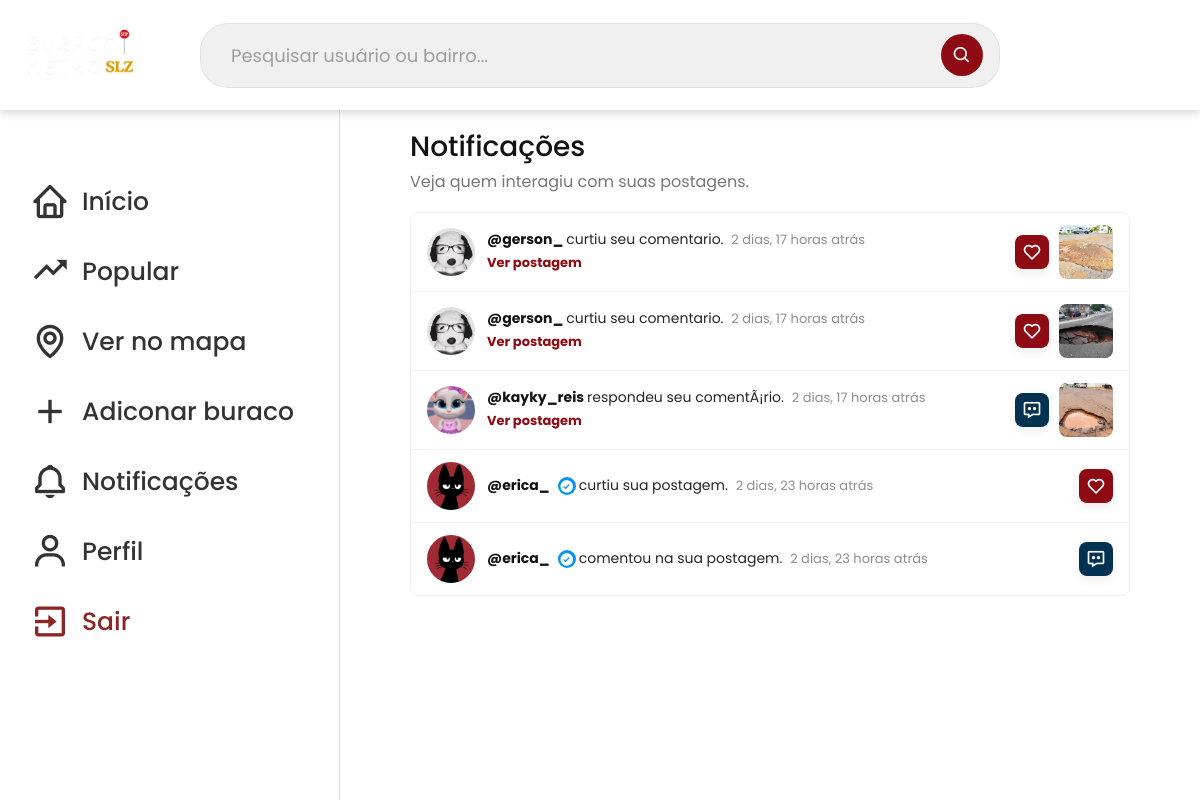
The app's page /principal/notificacoes/ (signed in) with its own data.
### principal/models.py (models this page shows, shortened)
class Notificacao(models.Model):
    TIPO_CHOICES = [
        ("like", "Curtida"),
        ("like_comentario", "Curtida em comentario"),
        ("comentario", "Comentario"),
        ("resposta_comentario", "Resposta em comentario"),
        ("remocao", "Remocao"),
    ]
    destinatario = models.ForeignKey(
        settings.AUTH_USER_MODEL,
        on_delete=models.CASCADE,
        related_name="notificacoes_recebidas"
    )
    ator = models.ForeignKey(
        settings.AUTH_USER_MODEL,
        on_delete=models.CASCADE,
        related_name="notificacoes_enviadas",
        null=True,
        blank=True
    )
    buraco = models.ForeignKey(
        "buracos.Buraco",
        on_delete=models.SET_NULL,
        related_name="notificacoes",
        null=True,
        blank=True
    )
    comentario = models.ForeignKey(
        "buracos.Comentario",
        on_delete=models.CASCADE,
        related_name="notificacoes",
        null=True,
        blank=True
    )
    tipo = models.CharField(max_length=20, choices=TIPO_CHOICES)
    mensagem = models.CharField(max_length=255)
    lida = models.BooleanField(default=False)
    created_at = models.DateTimeField(auto_now_add=True)
    class Meta:
        ordering = ["-created_at"]

### usuarios/models.py (models this page shows, shortened)
class CustomUser(AbstractUser):
    date_of_birth = models.DateField(null=True, blank=True)
    name = models.CharField(max_length=255, null=True, blank=True)
    foto = models.ImageField(upload_to='perfis/', null=True, blank=True)
    postagens_removidas_por_reporte = models.PositiveIntegerField(default=0)
    objects = UserManager()
    @property
    def verificado(self):
        if self.is_staff or self.is_superuser or self.postagens_removidas_por_reporte > 0:
            return False
        from buracos.models import Buraco
        buracos = Buraco.objects.filter(usuario=self)
        return (
            buracos.count() >= 5
            and buracos.filter(status=Buraco.STATUS_ARRUMADO).exists()
        )

### buracos/models.py (models this page shows, shortened)
class Buraco(models.Model):
    STATUS_NAO_ARRUMADO = "nao_arrumado"
    STATUS_EM_OBRA = "em_obra"
    STATUS_ARRUMADO = "arrumado"
    STATUS_CHOICES = [
        (STATUS_NAO_ARRUMADO, "Ainda nao foi arrumado"),
        (STATUS_EM_OBRA, "Em obra"),
        (STATUS_ARRUMADO, "Ja arrumado"),
    ]
    titulo = models.CharField(max_length=255)
    descricao = models.TextField()
    local = models.CharField(max_length=255)
    endereco = models.CharField(max_length=255)
    url_imagem = models.URLField(blank=True, null=True)
    imagem = models.ImageField(upload_to='buracos/', null=True, blank=True)
    tamanho = models.SmallIntegerField(default=1)
    status = models.CharField(
        max_length=20,
        choices=STATUS_CHOICES,
        default=STATUS_NAO_ARRUMADO
    )
    data_atual = models.DateTimeField(auto_now_add=True)
    created_at = models.DateTimeField(auto_now_add=True)  # Data e hora de criação (preenchido automaticamente)
    updated_at = models.DateTimeField(auto_now=True)  # Data e hora de última atualização (atualizado automaticamente)
    usuario = models.ForeignKey(settings.AUTH_USER_MODEL, on_delete=models.CASCADE, null=True, blank=True)

### principal/views.py (the view)
# urls.py: path('notificacoes/', notificacoesView, name='notificacoesView'),
@login_required
def notificacoesView(request):
    notificacoes = list(
        Notificacao.objects
        .filter(destinatario=request.user)
        .select_related("ator", "buraco", "comentario")
        .order_by("-created_at")
    )
    Notificacao.objects.filter(destinatario=request.user, lida=False).update(lida=True)
    return render(request, "principal/notificacoes.html", {
        "notificacoes": notificacoes,
    })

### principal/context_processors.py (called while the page is built)
def notificacoes_nao_lidas(request):
    if not request.user.is_authenticated:
        return {"notificacoes_nao_lidas": 0}
    return {
        "notificacoes_nao_lidas": Notificacao.objects.filter(
            destinatario=request.user,
            lida=False
        ).count()
    }

### principal/templates/principal/notificacoes.html (shortened to what this page needs)
{% extends 'principal/principal.html' %}
{% load static %}
{% block content %}
<div class="notificacoes-container">
    <div class="notificacoes-topo">
        <h1>Notificações</h1>
        <p>Veja quem interagiu com suas postagens.</p>
    </div>
    <div class="notificacoes-lista">
        {% for notificacao in notificacoes %}
            <article class="notificacao-item {% if not notificacao.lida %}nao-lida{% endif %}">
                <a class="notificacao-avatar" href="{% if notificacao.ator %}{% url 'perfilPublicoView' notificacao.ator.username %}{% else %}#{% endif %}">
                    {% if notificacao.ator and notificacao.ator.foto %}
                        <img src="{{ notificacao.ator.foto.url }}" alt="Foto de perfil">
                    {% elif notificacao.ator %}
                        <span>{{ notificacao.ator.username|slice:":1"|upper }}</span>
                    {% else %}
                        <i class='bx bx-error-circle'></i>
                    {% endif %}
                </a>
                <div class="notificacao-conteudo">
                    <p>
                        {% if notificacao.ator %}
                            <a href="{% url 'perfilPublicoView' notificacao.ator.username %}">
                                @{{ notificacao.ator.username }}
                                {% if notificacao.ator.is_staff or notificacao.ator.is_superuser %}
                                    <span class="selo-admin"><i class='bx bxs-badge-check'></i> admin</span>
                                {% elif notificacao.ator.verificado %}
                                    <span class="selo-verificado" title="Colaborador verificado"><i class='bx bxs-check-circle'></i></span>
                                {% endif %}
                            </a>
                        {% endif %}
                        {{ notificacao.mensagem }}
                        <span class="notificacao-tempo">{{ notificacao.created_at|timesince }} atrás</span>
                    </p>
                    {% if notificacao.buraco %}
                        <a class="notificacao-post-link" href="{% url 'detalheBuracoView' notificacao.buraco.id %}">
                            Ver postagem
                        </a>
                    {% endif %}
                </div>
                <div class="notificacao-direita">
                    <div class="notificacao-icone {{ notificacao.tipo }}">
                        {% if notificacao.tipo == "like" or notificacao.tipo == "like_comentario" %}
                            <i class='bx bx-heart'></i>
                        {% elif notificacao.tipo == "comentario" or notificacao.tipo == "resposta_comentario" %}
                            <i class='bx bx-message-dots'></i>
                        {% else %}
                            <i class='bx bx-error-circle'></i>
                        {% endif %}
                    </div>
                    {% if notificacao.buraco %}
                        <a class="notificacao-miniatura" href="{% url 'detalheBuracoView' notificacao.buraco.id %}">
                            {% if notificacao.buraco.imagem %}
                                <img src="{{ notificacao.buraco.imagem.url }}" alt="Postagem">
                            {% elif notificacao.buraco.url_imagem %}
                                <img src="{% static 'image-users/' %}{{ notificacao.buraco.url_imagem }}" alt="Postagem">
                            {% endif %}
                        </a>
                    {% endif %}
                </div>
            </article>
        {% empty %}
            <div class="notificacoes-vazias">
                <i class='bx bx-bell-off'></i>
                <h2>Nenhuma notificação ainda</h2>
                <p>Quando alguém curtir ou comentar suas postagens, elas aparecem aqui.</p>
            </div>
        {% endfor %}
    </div>
</div>
{% endblock %}

### paginas/static/paginas/css/principal.css (style rules this page uses)
* { font-family: "Poppins", sans-serif; margin:0; padding: 0; box-sizing: border-box; }
:root { --espacamanto-conteudo: 50px; --body-color:#ffffff; --sidebar-color: #ffffff; --primary-color: #8f0b13; --primary-color-light: #f6f5ff; --togle-color:#DDDD; --text-color: #707070; --tran-03: all 0.2s ease; --tran-03: all 0.3s ease; --tran-04: all 0.4s ease; --tran-05: all 0.5s ease; }
body { min-height: 100vh; background-color: var(--body-color); }
.selo-verificado { display: inline-flex; align-items: center; justify-content: center; width: 18px; height: 18px; margin-left: 5px; border-radius: 50%; background: #0095f6; color: #fff; font-size: 14px; line-height: 1; vertical-align: middle; }
.selo-verificado i { font-size: 15px; line-height: 1; }
.notificacoes-container { width: min(720px, 100%); margin: 0 auto; }
.notificacoes-topo { margin-bottom: 18px; }
.notificacoes-topo h1 { margin: 0; color: #111; font-size: 28px; }
.notificacoes-topo p { margin: 6px 0 0; color: #777; }
.notificacoes-lista { display: flex; flex-direction: column; background: white; border: 1px solid #eee; border-radius: 8px; overflow: hidden; }
.notificacao-item { display: flex; align-items: center; gap: 12px; background: white; padding: 12px 16px; }
.notificacao-item + .notificacao-item { border-top: 1px solid #f2f2f2; }
.notificacao-avatar { width: 48px; height: 48px; min-width: 48px; border-radius: 50%; background: #e8ebef; color: #667085; display: flex; align-items: center; justify-content: center; overflow: hidden; text-decoration: none; font-weight: 700; }
.notificacao-avatar img { width: 100%; height: 100%; object-fit: cover; }
.notificacao-icone { width: 34px; height: 34px; min-width: 34px; border-radius: 8px; display: flex; align-items: center; justify-content: center; color: white; box-shadow: 0 4px 12px rgba(0,0,0,0.08); }
.notificacao-icone i { font-size: 20px; }
.notificacao-icone.like { background: #8f0b13; }
.notificacao-icone.like_comentario { background: #8f0b13; }
.notificacao-icone.comentario { background: #023252; }
.notificacao-conteudo { flex: 1; min-width: 0; }
.notificacao-conteudo p { margin: 0; color: #262626; font-size: 14px; line-height: 1.35; }
.notificacao-conteudo a { color: #111; font-weight: 700; text-decoration: none; }
.notificacao-tempo { display: inline; margin-left: 4px; color: #8e8e8e; font-size: 13px; white-space: nowrap; }
.notificacao-post-link { display: inline-block; margin-top: 4px; color: #8f0b13 !important; font-size: 13px; }
.notificacao-direita { display: flex; align-items: center; gap: 10px; }
.notificacao-miniatura { width: 54px; height: 54px; min-width: 54px; border-radius: 8px; overflow: hidden; background: #eee; display: block; }
.notificacao-miniatura img { width: 100%; height: 100%; object-fit: cover; }

### records on screen
Notificacao: ator.foto (picture), ator.username "gerson_", mensagem "curtiu seu comentario.", created_at "2 dias, 17 horas", shows "Ver postagem", buraco.url_imagem (picture)
Notificacao: ator.foto (picture), ator.username "gerson_", mensagem "curtiu seu comentario.", created_at "2 dias, 17 horas", shows "Ver postagem", buraco.url_imagem (picture)
Notificacao: ator.foto (picture), ator.username "kayky_reis", mensagem "respondeu seu comentÃ¡rio.", created_at "2 dias, 17 horas", shows "Ver postagem", tipo "comentario" (drawn), buraco.imagem (picture)
Notificacao: ator.foto (picture), ator.username "erica_", mensagem "curtiu sua postagem.", created_at "2 dias, 23 horas"
Notificacao: ator.foto (picture), ator.username "erica_", mensagem "comentou na sua postagem.", created_at "2 dias, 23 horas", tipo "comentario" (drawn)
